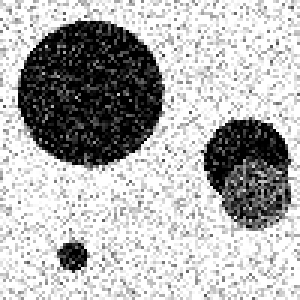
#> input picture fourn.png, 100 x 100 px (shown 3 times larger)
$ python exo2_fourn_canny.py   (older library calls are emulated)
#> lines starting #> are read from the running program, lines starting #| are printed output that depends on the picture; after the words box and inside, x2 and y2 are one past the last pixel; in counts of white or black regions, pixels touching at a corner belong together
# -*- coding: utf-8 -*-
"""
Created on Fri Dec  6 20:29:41 2024

@author: achal
"""

import cv2
import numpy as np
from scipy.ndimage import maximum_filter

start_time = cv2.getTickCount()

# Charger l'image
image = cv2.imread('fourn.png', cv2.IMREAD_GRAYSCALE)
#> image is the input picture: shape (100, 100); min 0, max 255, mean 177.4
# Réduction du bruit
blurred = cv2.GaussianBlur(image, (5, 5), 0)
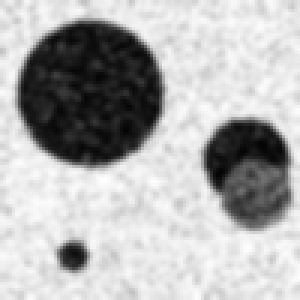
#> blurred: shape (100, 100) (shown 3 times larger); min 3, max 254, mean 177.4
blurred = cv2.medianBlur(blurred, 5)

# Calculer les gradients en x et y
grad_x = cv2.Sobel(blurred, cv2.CV_64F, 1, 0, ksize=3)
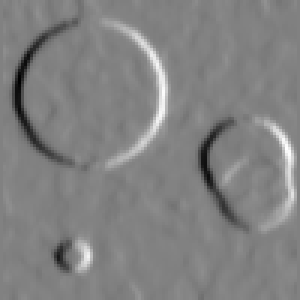
#> grad_x: shape (100, 100) float64 (shown 3 times larger); min -589, max 568, mean 0.2; drawn with min black and max white
grad_y = cv2.Sobel(blurred, cv2.CV_64F, 0, 1, ksize=3)
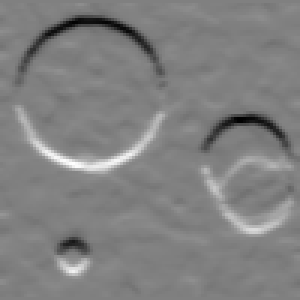
#> grad_y: shape (100, 100) float64 (shown 3 times larger); min -551, max 539, mean 0; drawn with min black and max white

# Calculer la magnitude du gradient
gradient_magnitude = cv2.magnitude(grad_x, grad_y)
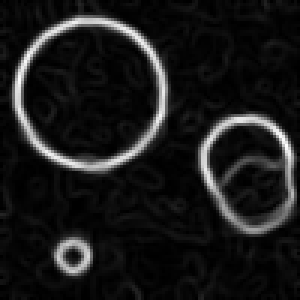
#> gradient_magnitude: shape (100, 100) float64 (shown 3 times larger); min 0, max 606.7, mean 61.6; drawn with min black and max white
gradient_magnitude = (gradient_magnitude / gradient_magnitude.max() * 255).astype(np.uint8)

# Binariser la magnitude pour extraire les contours
#_, contours = cv2.threshold(gradient_magnitude, 50, 255, cv2.THRESH_BINARY)
#contours = (contours > 0).astype(int)

# Contours externes avec Canny
edges = cv2.Canny(blurred, 100, 200)
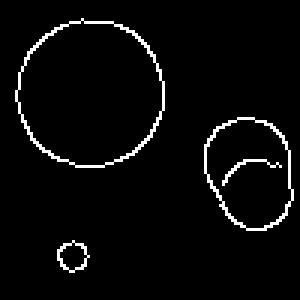
#> edges: shape (100, 100) (shown 3 times larger); 3.7% white in thin lines or dots, all inside (x1, y1, x2, y2) = (5, 6, 98, 91)
contours = (edges > 0).astype(int)

# Paramètres de discrétisation
rmin, rmax, dr = 1, 100, 1
cmin, cmax, dc = 1, 100, 1
rad_min, rad_max, drad = 5, 50, 1

# Initialisation de l'accumulateur
acc = np.zeros(((rmax - rmin) // dr + 1,
                (cmax - cmin) // dc + 1,
                (rad_max - rad_min) // drad + 1))

# Votes dans l'accumulateur
for x in range(image.shape[0]):
    for y in range(image.shape[1]):
        if contours[x, y]:  # Si c'est un pixel de contour
            for r in range(rmin, rmax + 1, dr):
                for c in range(cmin, cmax + 1, dc):
                    rad = int(np.sqrt((x - r)**2 + (y - c)**2))
                    if rad_min <= rad <= rad_max:
                        i = (r - rmin) // dr
                        j = (c - cmin) // dc
                        k = (rad - rad_min) // drad
                        acc[i, j, k] += 1 / (rad + 1e-5)  # Votes pondérés avec normalisation

# Détection des maxima locaux
local_max = maximum_filter(acc, size=3)
maxima = (acc == local_max) & (acc > 0.6 * acc.max())  # Seuil ajusté
indices = np.argwhere(maxima)

# Visualisation des cercles détectés
output = cv2.cvtColor(image, cv2.COLOR_GRAY2BGR)
for idx in indices:
    i, j, k = idx
    r = rmin + i * dr
    c = cmin + j * dc
    rad = rad_min + k * drad
    cv2.circle(output, (c, r), rad, (0, 255, 0), 2)
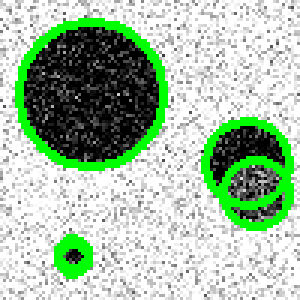
#> output: shape (100, 100, 3) (shown 3 times larger); 10.35% of pixels changed, all inside (x1, y1, x2, y2) = (5, 6, 98, 93)

end_time = cv2.getTickCount()
time_taken = (end_time - start_time) / cv2.getTickFrequency()
#> time_taken = 6.19
print(f"Temps de calcul : {time_taken:.2f} secondes")
#| Temps de calcul : 6.19 secondes

cv2.imshow('Detected Circles', output)
cv2.waitKey(0)
cv2.destroyAllWindows()
